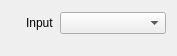
<?xml version="1.0" encoding="UTF-8"?>
<ui version="4.0">
 <class>InspectorProgramInputWidget</class>
 <widget class="QWidget" name="InspectorProgramInputWidget">
  <property name="geometry">
   <rect>
    <x>0</x>
    <y>0</y>
    <width>177</width>
    <height>56</height>
   </rect>
  </property>
  <property name="sizePolicy">
   <sizepolicy hsizetype="Expanding" vsizetype="Preferred">
    <horstretch>0</horstretch>
    <verstretch>0</verstretch>
   </sizepolicy>
  </property>
  <layout class="QVBoxLayout" name="verticalLayout">
   <item>
    <layout class="QHBoxLayout" name="horizontalLayoutInput">
     <item>
      <spacer name="horizontalSpacerInput">
       <property name="orientation">
        <enum>Qt::Horizontal</enum>
       </property>
       <property name="sizeType">
        <enum>QSizePolicy::Fixed</enum>
       </property>
       <property name="sizeHint" stdset="0">
        <size>
         <width>15</width>
         <height>20</height>
        </size>
       </property>
      </spacer>
     </item>
     <item>
      <widget class="QLabel" name="labelInput">
       <property name="text">
        <string>Input</string>
       </property>
      </widget>
     </item>
     <item>
      <widget class="QComboBox" name="comboBoxInput">
       <property name="sizePolicy">
        <sizepolicy hsizetype="Expanding" vsizetype="Fixed">
         <horstretch>0</horstretch>
         <verstretch>0</verstretch>
        </sizepolicy>
       </property>
      </widget>
     </item>
    </layout>
   </item>
   <item>
    <spacer name="verticalSpacerInput">
     <property name="orientation">
      <enum>Qt::Vertical</enum>
     </property>
     <property name="sizeType">
      <enum>QSizePolicy::Fixed</enum>
     </property>
     <property name="sizeHint" stdset="0">
      <size>
       <width>20</width>
       <height>10</height>
      </size>
     </property>
    </spacer>
   </item>
  </layout>
 </widget>
 <resources/>
 <connections>
  <connection>
   <sender>comboBoxInput</sender>
   <signal>currentIndexChanged(int)</signal>
   <receiver>InspectorProgramInputWidget</receiver>
   <slot>inputChanged(int)</slot>
   <hints>
    <hint type="sourcelabel">
     <x>131</x>
     <y>19</y>
    </hint>
    <hint type="destinationlabel">
     <x>180</x>
     <y>40</y>
    </hint>
   </hints>
  </connection>
 </connections>
 <slots>
  <slot>inputChanged(int)</slot>
 </slots>
</ui>
